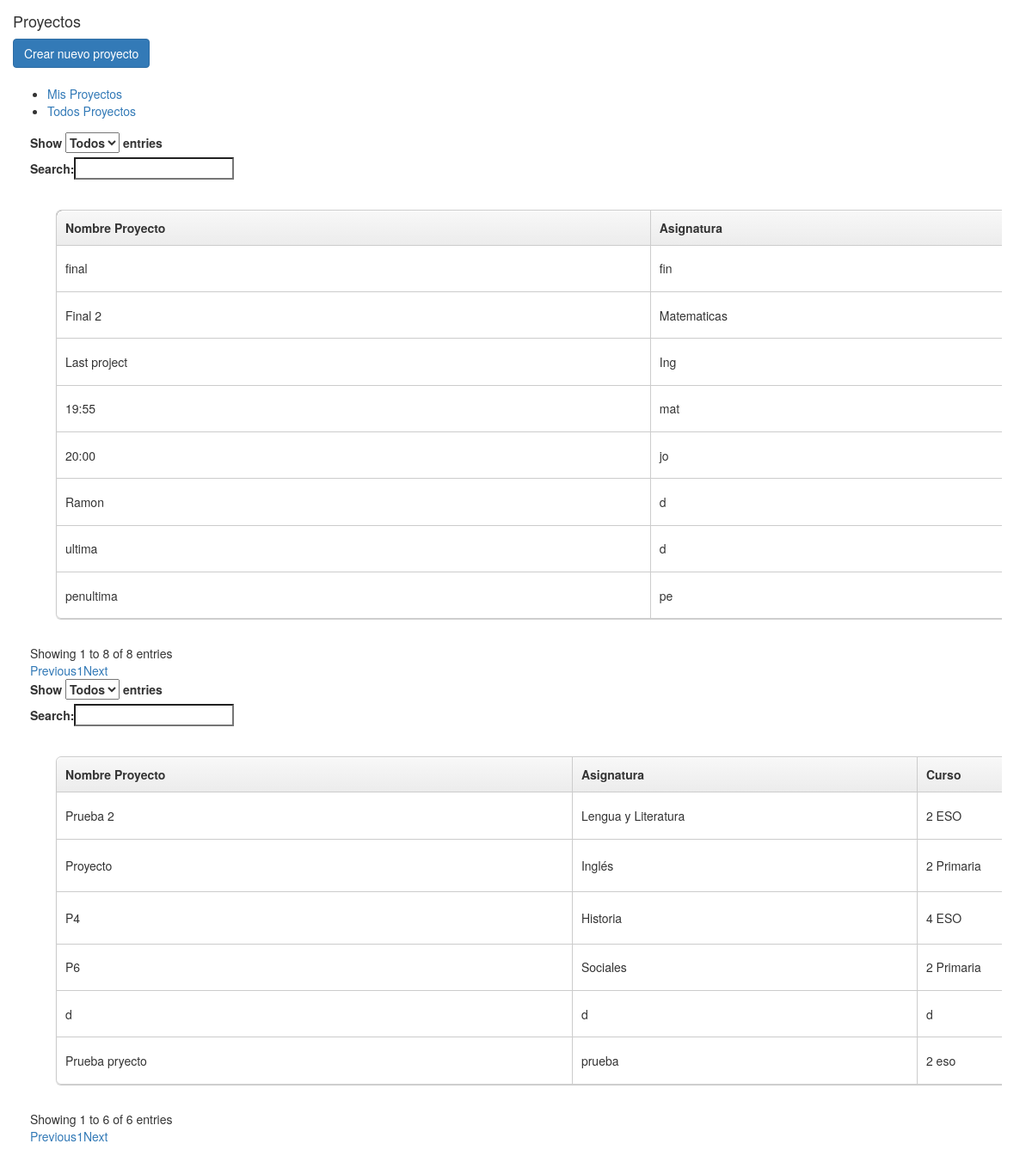
Page /editor/proyectos (signed in) on the earlier database version.
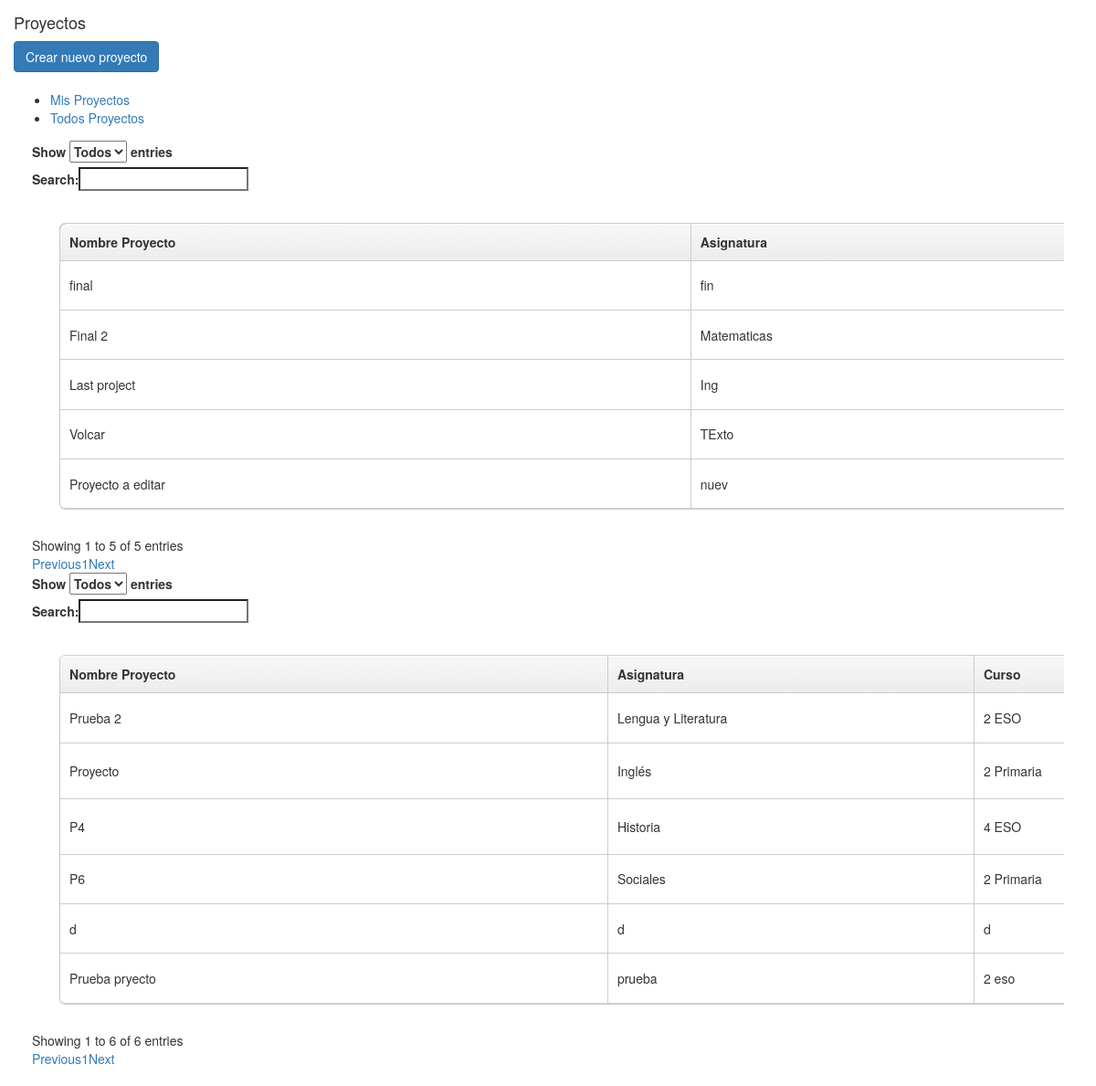
Same page on the later database version.
### editor/models.py (models this page shows)
class Projects(models.Model):
    nombre = models.CharField(max_length=100, default="")
    asignatura = models.CharField(max_length=100, default="")
    curso = models.CharField(max_length=50)
    etiquetas = models.CharField(max_length=200)
    privado = models.BooleanField(null=True)
    usuario = models.CharField(max_length=50)
    fecha = models.DateField(null=True)
    contenido = models.BinaryField(null = True)
    canvas = models.TextField(default="")

### editor/views.py (the view)
# urls.py: path('proyectos', views.proyectos, name='proyectos'),
@login_required
def proyectos(request):
    myProjects = Projects.objects.filter(usuario=request.user.username)
    allProjects = Projects.objects.filter(privado= 0).exclude(usuario=request.user.username)
    return render(request, 'editor/dash/proyectos.html', {'myProjects':myProjects, 'allProjects': allProjects})

### editor/templates/editor/dash/proyectos.html (shortened to what this page needs)
{% extends "editor/dash/base-proyectos.html" %}
{% load static %}
{% block misProyectos %}
<div class="col-md-12">
    <div class="table-responsive">
        <table id="tablaMisProyectos" class="bordered" width="180%">
            <thead class="fondooo">
                <th>Nombre Proyecto</th>
                <th>Asignatura</th>
            </thead>
            <tbody>
                {% for project in myProjects %}
                <tr>
                    <td>{{ project.nombre }}</td>
                    <td>{{ project.asignatura }}</td>
                </tr>
                {% endfor %}
            </tbody>
        </table>
    </div>
</div>
{% endblock misProyectos %}
{% block todosProyectos %}
<div class="col-md-12">
    <div class="table-responsive">
        <table id="tablaTodosProyectos" class="bordered" width="180%">
            <thead >
                <th>Nombre Proyecto</th>
                <th>Asignatura</th>
                <th>Curso</th>
            </thead>
            <tbody>
                {% for project in allProjects %}
                <tr>
                    <td>{{ project.nombre }}</td>
                    <td>{{ project.asignatura }}</td>
                    <td>{{ project.curso }}</td>
                </tr>
                {% endfor %}
            </tbody>
        </table>
    </div>
</div>
{% endblock todosProyectos %}

### editor/templates/editor/dash/base-proyectos.html (shortened to what this page needs)
<!DOCTYPE html>
<html lang="en">
<head>
    {% load static %}
    <link href="http://maxcdn.bootstrapcdn.com/bootstrap/3.3.0/css/bootstrap.min.css" rel="stylesheet"
        id="bootstrap-css">
    <link rel="stylesheet" href="https://cdn.metroui.org.ua/v4.3.2/css/metro-all.min.css">
    <link rel="stylesheet" type="text/css" href="/static/css/proyectos.css">
</head>
<body>
    <div id="tabs">
        <h4>Proyectos</h4>
        <div><a href="\editor\editor" class="btn btn-primary">Crear nuevo proyecto</a></div><br>
        <ul data-role="tabs" data-expand="true">
            <li id="MisProyectosTab" class="azul"><a href="#MisProyectos">Mis Proyectos</a></li>
            <li id="TodosProyectosTab"><a href="#Todos">Todos Proyectos</a></li>
        </ul>
        <div class="tab-content clearfix" style="padding: 5px;">
            <div id="MisProyectos" class="table-responsive-lg tab-pane active">
                {% block misProyectos %}{% endblock %}
            </div>
            <div id="Todos" class="table-responsive-lg tab-pane active">
                {% block todosProyectos %}{% endblock %}
            </div>
        </div>
    </div>
</body>
</html>

### editor/static/css/proyectos.css (style rules this page uses)
#tabs { margin:15px }
table { border-collapse: separate !important; border-spacing: 0; width: 600px; margin: 30px; }
.fondooo { background-color: rgb(0, 0, 0) !important; }
.bordered { border: solid #ccc 1px; -moz-border-radius: 6px; -webkit-border-radius: 6px; border-radius: 6px; -webkit-box-shadow: 0 1px 1px #ccc; -moz-box-shadow: 0 1px 1px #ccc; box-shadow: 0 1px 1px #ccc; }
.bordered td, .bordered th { border-left: 1px solid #ccc; border-top: 1px solid #ccc; padding: 10px; text-align: left; }
.bordered th { background-color: #ECECEC; background-image: -webkit-gradient(linear, left top, left bottom, from(#F8F8F8), to(#ECECEC)); background-image: -webkit-linear-gradient(top, #F8F8F8, #ECECEC); background-image: -moz-linear-gradient(top, #F8F8F8, #ECECEC); background-image: linear-gradient(top, #F8F8F8, #ECECEC); -webkit-box-shadow: 0 1px 0 rgba(255,255,255,.8) inset; -moz-box-shadow:0 1px 0 rgba(255,255,255,.8) inset; box-shadow: 0 1px 0 rgba(255,255,255,.8) inset; border-top: none; text-shadow: 0 1px 0 rgba(255,255,255,.5); }
.bordered td:first-child, .bordered th:first-child { border-left: none; }
.bordered th:first-child { -moz-border-radius: 6px 0 0 0; -webkit-border-radius: 6px 0 0 0; border-radius: 6px 0 0 0; }
.bordered tr:last-child td:first-child { -moz-border-radius: 0 0 0 6px; -webkit-border-radius: 0 0 0 6px; border-radius: 0 0 0 6px; }

Differences in the rows shown:
removed Projects: nombre "19:55", asignatura "mat", shown under "Proyectos"
removed Projects: nombre "20:00", asignatura "jo", shown under "Proyectos"
removed Projects: nombre "Ramon", asignatura "d", shown under "Proyectos"
removed Projects: nombre "ultima", asignatura "d", shown under "Proyectos"
removed Projects: nombre "penultima", asignatura "pe", shown under "Proyectos"
added Projects: nombre "Volcar", asignatura "TExto", shown under "Proyectos"
added Projects: nombre "Proyecto a editar", asignatura "nuev", shown under "Proyectos"
Other differences:
text written by a page script: "Show entries Search: Showing 1 to 8 of 8 entries Previous 1 Next" → "Show entries Search: Showing 1 to 5 of 5 entries Previous 1 Next"
